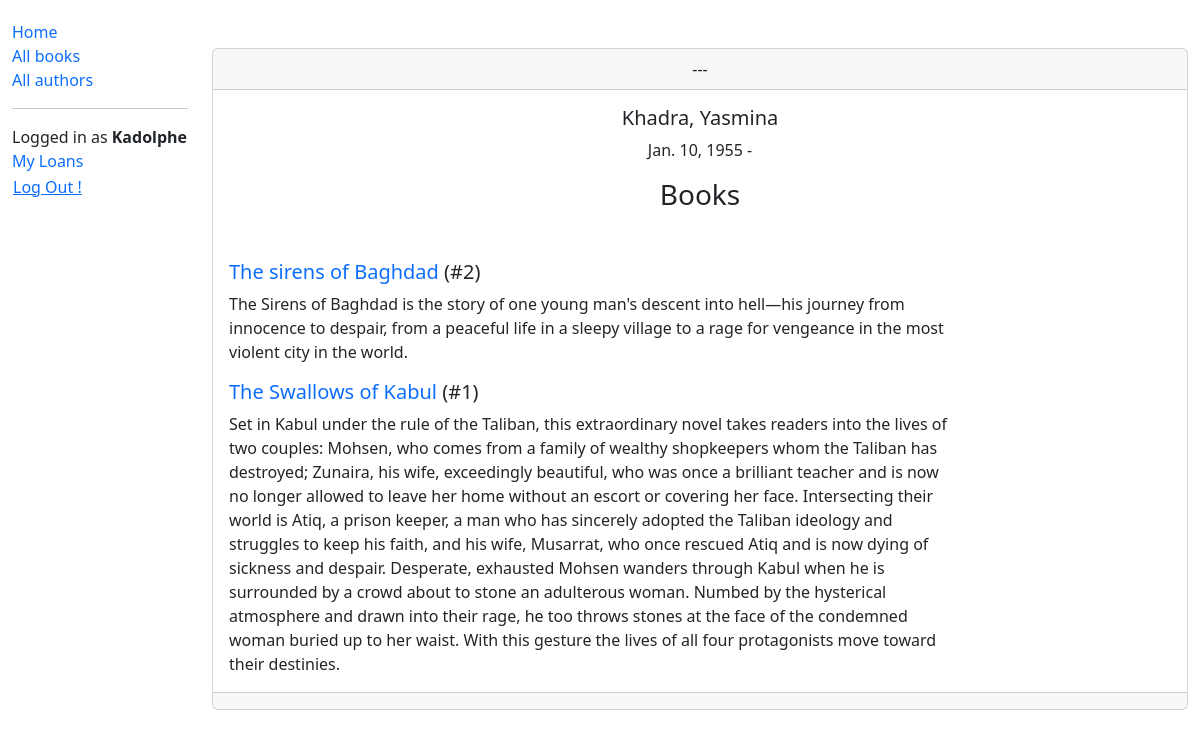
/catalog/authors/5/ (signed in), run on the app's committed database.
### LocalLibrary/models.py (models this page shows, shortened)
class Author(models.Model):
    first_name = models.CharField(max_length=100)
    last_name = models.CharField(max_length=100)
    date_of_birth = models.DateField(null=True, blank=True)
    date_of_death = models.DateField('died', null=True, blank=True)
    class Meta:
        ordering = ['last_name', 'first_name']
    def __str__(self):
        return f'{self.last_name}, {self.first_name}'

class Book(models.Model):
    title = models.CharField(max_length=255)
    author = models.ForeignKey("Author", on_delete=models.RESTRICT, null=True, verbose_name="written by")
    summary = models.TextField(max_length=1000, help_text="Enter a brief description of the book")
    ISBN = models.CharField('ISBN', max_length=13,
                            unique=True,
                            help_text='13 Character <a href="https://www.isbn-international.org/content/what-isbn'
                                      '">ISBN number</a>'
                            )
    genre = models.ManyToManyField(Genre, help_text="Select a genre for this book")
    language = models.ForeignKey('Language', on_delete=models.SET_NULL, null=True)
    def get_absolute_url(self):
        return reverse('LocalLibrary:book-detail', args=[str(self.id)])

### LocalLibrary/views.py (the view)
# urls.py: path('authors/<int:pk>/', views.AuthorDetailView.as_view(), name='author-detail'),
class AuthorDetailView(LoginRequiredMixin, generic.DetailView):
    model = Author
    template_name = 'LocalLibrary/authors/author_detail.html'

### LocalLibrary/templates/LocalLibrary/authors/author_detail.html
{% extends 'LocalLibrary/base_generic.html' %}
{% block content %}
<div class="card text-center">
    <div class="card-header">
      ---
    </div>
    <div class="card-body">
      <h5 class="card-title">{{ object }}</h5>
      <p class="card-text">{{ object.date_of_birth }} - {{ object.date_of_death|default:"" }}</p>
    </div>
    <h3 class="mb-5">Books</h3>
        {% for book in author.book_set.all %}
        <div>
            <h5 class="text-start ms-3"><a href="{{ book.get_absolute_url }}">{{ book.title }}</a> (#{{ book.bookinstance_set.count }})</h5>
            <p class="text-start ms-3 w-75">{{ book.summary }}</p>
        </div>
        {% endfor %}
    <div class="card-footer text-body-secondary">
    </div>
  </div>
{% endblock content %}

### LocalLibrary/templates/LocalLibrary/base_generic.html (shortened to what this page needs)
<!DOCTYPE html>
<html lang="en">
<head>
    <link href="https://cdn.jsdelivr.net/npm/bootstrap@5.3.3/dist/css/bootstrap.min.css" rel="stylesheet">
    <link rel="stylesheet" href="https://cdn.jsdelivr.net/npm/bootstrap-icons@1.11.3/font/bootstrap-icons.min.css">
    {% load static %}
    <link rel="stylesheet" href="{% static 'LocalLibrary/style.css' %}">
</head>
<body>
    <div class="container-fluid">
        <div class="row">
          <div class="col-sm-2">
            {% block sidebar %}
              <ul class="sidebar-nav">
                <li><a href="{% url 'LocalLibrary:index' %}">Home</a></li>
                <li><a href="{% url 'LocalLibrary:books' %}">All books</a></li>
                <li><a href="{% url 'LocalLibrary:authors' %}">All authors</a></li>
                <hr>
                {% if user.is_authenticated %}
                <li>Logged in as <strong>{{user.get_username|title}}</strong></li>
                <li><a href="{% url 'LocalLibrary:my-borrowed' %}">My Loans</a></li>
                <li>
                  <form action="{% url 'logout' %}" method="post">
                    <button type="submit" class="btn btn-link ms-0 p-0">Log Out !</button>
                  </form>
                </li>
                {% else %}
                  <li><a href="{% url 'login' %}">Log in ?</a></li>
                {% endif %}
              </ul>
            {% endblock %}
          </div>
          <div class="col-sm-10 mt-5">
            {% block content %}{% endblock %}
          </div>
        </div>
    </div>
</body>
</html>

### LocalLibrary/static/LocalLibrary/style.css (style rules this page uses)
.sidebar-nav { margin-top: 20px; padding: 0; list-style: none; }
a { text-decoration: none; }

### data on the page
Author: last_name+first_name "Khadra, Yasmina", date_of_birth "Jan. 10, 1955"
Book: title "The sirens of Baghdad", bookinstance_set.count "2", summary "The Sirens of Baghdad is the story of one young man's descent into hell—his journey from innocence to despair, from a peaceful life in a sleepy village to a rage for vengeance in the most violent city in the world."
Book: title "The Swallows of Kabul", bookinstance_set.count "1", summary "Set in Kabul under the rule of the Taliban, this extraordinary novel takes readers into the lives of two couples: Mohsen, who comes from a family of wealthy shopkeepers whom the Taliban has destroyed; Zunaira, his wife, exceedingly beautiful, who was once a brilliant teacher and is now no longer allowed to leave her home without an escort or covering her face. Intersecting their world is Atiq, a prison keeper, a man who has sincerely adopted the Taliban ideology and struggles to keep his faith, and his wife, Musarrat, who once rescued Atiq and is now dying of sickness and despair. Desperate, exhausted Mohsen wanders through Kabul when he is surrounded by a crowd about to stone an adulterous…"

### other printed values
{{ user.get_username|title }} "Kadolphe"
